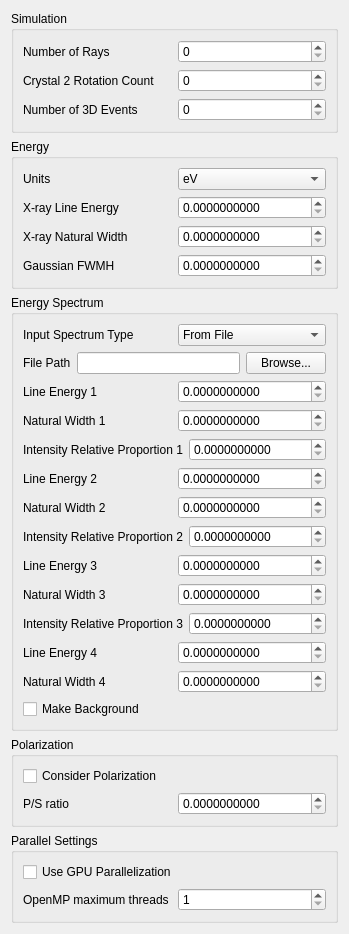
           <widget class="QWidget" name="scrollAreaWidgetContents_6">
            <property name="geometry">
             <rect>
              <x>0</x>
              <y>-655</y>
              <width>343</width>
              <height>871</height>
             </rect>
            </property>
            <layout class="QVBoxLayout" name="verticalLayout_12">
             <item>
              <widget class="QGroupBox" name="groupBox_4">
               <property name="title">
                <string>Simulation</string>
               </property>
               <layout class="QVBoxLayout" name="verticalLayout_10">
                <item>
                 <layout class="QHBoxLayout" name="horizontalLayout_49">
                  <item>
                   <widget class="QLabel" name="sg_label_45">
                    <property name="text">
                     <string>Number of Rays</string>
                    </property>
                   </widget>
                  </item>
                  <item>
                   <widget class="QSpinBox" name="spinBox_2">
                    <property name="maximum">
                     <number>1000000</number>
                    </property>
                   </widget>
                  </item>
                 </layout>
                </item>
                <item>
                 <layout class="QHBoxLayout" name="horizontalLayout_50">
                  <item>
                   <widget class="QLabel" name="sg_label_46">
                    <property name="text">
                     <string>Crystal 2 Rotation Count</string>
                    </property>
                   </widget>
                  </item>
                  <item>
                   <widget class="QSpinBox" name="spinBox_3">
                    <property name="maximum">
                     <number>1000000</number>
                    </property>
                   </widget>
                  </item>
                 </layout>
                </item>
                <item>
                 <layout class="QHBoxLayout" name="horizontalLayout_51">
                  <item>
                   <widget class="QLabel" name="sg_label_47">
                    <property name="text">
                     <string>Number of 3D Events</string>
                    </property>
                   </widget>
                  </item>
                  <item>
                   <widget class="QSpinBox" name="spinBox_4">
                    <property name="maximum">
                     <number>1000000</number>
                    </property>
                   </widget>
                  </item>
                 </layout>
                </item>
               </layout>
              </widget>
             </item>
             <item>
              <widget class="QGroupBox" name="groupBox_5">
               <property name="title">
                <string>Energy</string>
               </property>
               <layout class="QVBoxLayout" name="verticalLayout_14">
                <item>
                 <layout class="QHBoxLayout" name="horizontalLayout_52">
                  <item>
                   <widget class="QLabel" name="sg_label_48">
                    <property name="text">
                     <string>Units</string>
                    </property>
                   </widget>
                  </item>
                  <item>
                   <widget class="QComboBox" name="src_geometry_3">
                    <item>
                     <property name="text">
                      <string>eV</string>
                     </property>
                    </item>
                    <item>
                     <property name="text">
                      <string>keV</string>
                     </property>
                    </item>
                    <item>
                     <property name="text">
                      <string>A</string>
                     </property>
                    </item>
                   </widget>
                  </item>
                 </layout>
                </item>
                <item>
                 <layout class="QHBoxLayout" name="horizontalLayout_53">
                  <item>
                   <widget class="QLabel" name="sg_label_49">
                    <property name="text">
                     <string>X-ray Line Energy</string>
                    </property>
                   </widget>
                  </item>
                  <item>
                   <widget class="QDoubleSpinBox" name="src_aprt_42">
                    <property name="suffix">
                     <string/>
                    </property>
                    <property name="decimals">
                     <number>10</number>
                    </property>
                    <property name="minimum">
                     <double>0.000000000000000</double>
                    </property>
                    <property name="maximum">
                     <double>100000000000000000000.000000000000000</double>
                    </property>
                   </widget>
                  </item>
                 </layout>
                </item>
                <item>
                 <layout class="QHBoxLayout" name="horizontalLayout_54">
                  <item>
                   <widget class="QLabel" name="sg_label_50">
                    <property name="text">
                     <string>X-ray Natural Width</string>
                    </property>
                   </widget>
                  </item>
                  <item>
                   <widget class="QDoubleSpinBox" name="src_aprt_43">
                    <property name="suffix">
                     <string/>
                    </property>
                    <property name="decimals">
                     <number>10</number>
                    </property>
                    <property name="minimum">
                     <double>0.000000000000000</double>
                    </property>
                    <property name="maximum">
                     <double>100000000000000000000.000000000000000</double>
                    </property>
                   </widget>
                  </item>
                 </layout>
                </item>
                <item>
                 <layout class="QHBoxLayout" name="horizontalLayout_56">
                  <item>
                   <widget class="QLabel" name="sg_label_52">
                    <property name="text">
                     <string>Gaussian FWMH</string>
                    </property>
                   </widget>
                  </item>
                  <item>
                   <widget class="QDoubleSpinBox" name="src_aprt_45">
                    <property name="suffix">
                     <string/>
                    </property>
                    <property name="decimals">
                     <number>10</number>
                    </property>
                    <property name="minimum">
                     <double>0.000000000000000</double>
                    </property>
                    <property name="maximum">
                     <double>100000000000000000000.000000000000000</double>
                    </property>
                   </widget>
                  </item>
                 </layout>
                </item>
               </layout>
              </widget>
             </item>
             <item>
              <widget class="QGroupBox" name="groupBox_8">
               <property name="title">
                <string>Energy Spectrum</string>
               </property>
               <layout class="QVBoxLayout" name="verticalLayout_18">
                <item>
                 <layout class="QHBoxLayout" name="horizontalLayout_66">
                  <item>
                   <widget class="QLabel" name="sg_label_62">
                    <property name="text">
                     <string>Input Spectrum Type</string>
                    </property>
                   </widget>
                  </item>
                  <item>
                   <widget class="QComboBox" name="src_geometry_4">
                    <item>
                     <property name="text">
                      <string>From File</string>
                     </property>
                    </item>
                    <item>
                     <property name="text">
                      <string>Multiple Lines</string>
                     </property>
                    </item>
                    <item>
                     <property name="text">
                      <string>Single Line</string>
                     </property>
                    </item>
                   </widget>
                  </item>
                 </layout>
                </item>
                <item>
                 <layout class="QHBoxLayout" name="horizontalLayout_75">
                  <item>
                   <widget class="QLabel" name="sg_label_73">
                    <property name="enabled">
                     <bool>true</bool>
                    </property>
                    <property name="text">
                     <string>File Path</string>
                    </property>
                   </widget>
                  </item>
                  <item>
                   <widget class="QLineEdit" name="lineEdit">
                    <property name="enabled">
                     <bool>true</bool>
                    </property>
                    <property name="readOnly">
                     <bool>true</bool>
                    </property>
                    <property name="placeholderText">
                     <string/>
                    </property>
                   </widget>
                  </item>
                  <item>
                   <widget class="QPushButton" name="pushButton">
                    <property name="enabled">
                     <bool>true</bool>
                    </property>
                    <property name="text">
                     <string>Browse...</string>
                    </property>
                   </widget>
                  </item>
                 </layout>
                </item>
                <item>
                 <layout class="QHBoxLayout" name="horizontalLayout_67">
                  <item>
                   <widget class="QLabel" name="sg_label_63">
                    <property name="text">
                     <string>Line Energy 1</string>
                    </property>
                   </widget>
                  </item>
                  <item>
                   <widget class="QDoubleSpinBox" name="src_aprt_55">
                    <property name="suffix">
                     <string/>
                    </property>
                    <property name="decimals">
                     <number>10</number>
                    </property>
                    <property name="minimum">
                     <double>0.000000000000000</double>
                    </property>
                    <property name="maximum">
                     <double>100000000000000000000.000000000000000</double>
                    </property>
                   </widget>
                  </item>
                 </layout>
                </item>
                <item>
                 <layout class="QHBoxLayout" name="horizontalLayout_68">
                  <item>
                   <widget class="QLabel" name="sg_label_64">
                    <property name="text">
                     <string>Natural Width 1</string>
                    </property>
                   </widget>
                  </item>
                  <item>
                   <widget class="QDoubleSpinBox" name="src_aprt_56">
                    <property name="suffix">
                     <string/>
                    </property>
                    <property name="decimals">
                     <number>10</number>
                    </property>
                    <property name="minimum">
                     <double>0.000000000000000</double>
                    </property>
                    <property name="maximum">
                     <double>100000000000000000000.000000000000000</double>
                    </property>
                   </widget>
                  </item>
                 </layout>
                </item>
                <item>
                 <layout class="QHBoxLayout" name="horizontalLayout_69">
                  <item>
                   <widget class="QLabel" name="sg_label_65">
                    <property name="text">
                     <string>Intensity Relative Proportion 1</string>
                    </property>
                   </widget>
                  </item>
                  <item>
                   <widget class="QDoubleSpinBox" name="src_aprt_57">
                    <property name="suffix">
                     <string/>
                    </property>
                    <property name="decimals">
                     <number>10</number>
                    </property>
                    <property name="minimum">
                     <double>0.000000000000000</double>
                    </property>
                    <property name="maximum">
                     <double>100000000000000000000.000000000000000</double>
                    </property>
                   </widget>
                  </item>
                 </layout>
                </item>
                <item>
                 <layout class="QHBoxLayout" name="horizontalLayout_70">
                  <item>
                   <widget class="QLabel" name="sg_label_67">
                    <property name="text">
                     <string>Line Energy 2</string>
                    </property>
                   </widget>
                  </item>
                  <item>
                   <widget class="QDoubleSpinBox" name="src_aprt_58">
                    <property name="suffix">
                     <string/>
                    </property>
                    <property name="decimals">
                     <number>10</number>
                    </property>
                    <property name="minimum">
                     <double>0.000000000000000</double>
                    </property>
                    <property name="maximum">
                     <double>100000000000000000000.000000000000000</double>
                    </property>
                   </widget>
                  </item>
                 </layout>
                </item>
                <item>
                 <layout class="QHBoxLayout" name="horizontalLayout_71">
                  <item>
                   <widget class="QLabel" name="sg_label_68">
                    <property name="text">
                     <string>Natural Width 2</string>
                    </property>
                   </widget>
                  </item>
                  <item>
                   <widget class="QDoubleSpinBox" name="src_aprt_59">
                    <property name="suffix">
                     <string/>
                    </property>
                    <property name="decimals">
                     <number>10</number>
                    </property>
                    <property name="minimum">
                     <double>0.000000000000000</double>
                    </property>
                    <property name="maximum">
                     <double>100000000000000000000.000000000000000</double>
                    </property>
                   </widget>
                  </item>
                 </layout>
                </item>
                <item>
                 <layout class="QHBoxLayout" name="horizontalLayout_72">
                  <item>
                   <widget class="QLabel" name="sg_label_69">
                    <property name="text">
                     <string>Intensity Relative Proportion 2</string>
                    </property>
                   </widget>
                  </item>
                  <item>
                   <widget class="QDoubleSpinBox" name="src_aprt_60">
                    <property name="suffix">
                     <string/>
                    </property>
                    <property name="decimals">
                     <number>10</number>
                    </property>
                    <property name="minimum">
                     <double>0.000000000000000</double>
                    </property>
                    <property name="maximum">
                     <double>100000000000000000000.000000000000000</double>
                    </property>
                   </widget>
                  </item>
                 </layout>
                </item>
                <item>
                 <layout class="QHBoxLayout" name="horizontalLayout_73">
                  <item>
                   <widget class="QLabel" name="sg_label_70">
                    <property name="text">
                     <string>Line Energy 3</string>
                    </property>
                   </widget>
                  </item>
                  <item>
                   <widget class="QDoubleSpinBox" name="src_aprt_61">
                    <property name="suffix">
                     <string/>
                    </property>
                    <property name="decimals">
                     <number>10</number>
                    </property>
                    <property name="minimum">
                     <double>0.000000000000000</double>
                    </property>
                    <property name="maximum">
                     <double>100000000000000000000.000000000000000</double>
                    </property>
                   </widget>
                  </item>
                 </layout>
                </item>
                <item>
                 <layout class="QHBoxLayout" name="horizontalLayout_74">
                  <item>
                   <widget class="QLabel" name="sg_label_71">
                    <property name="text">
                     <string>Natural Width 3</string>
                    </property>
                   </widget>
                  </item>
                  <item>
                   <widget class="QDoubleSpinBox" name="src_aprt_62">
                    <property name="suffix">
                     <string/>
                    </property>
                    <property name="decimals">
                     <number>10</number>
                    </property>
                    <property name="minimum">
                     <double>0.000000000000000</double>
                    </property>
                    <property name="maximum">
                     <double>100000000000000000000.000000000000000</double>
                    </property>
                   </widget>
                  </item>
                 </layout>
                </item>
                <item>
                 <layout class="QHBoxLayout" name="horizontalLayout_76">
                  <item>
                   <widget class="QLabel" name="sg_label_72">
                    <property name="text">
                     <string>Intensity Relative Proportion 3</string>
                    </property>
                   </widget>
                  </item>
                  <item>
                   <widget class="QDoubleSpinBox" name="src_aprt_64">
                    <property name="suffix">
                     <string/>
                    </property>
                    <property name="decimals">
                     <number>10</number>
                    </property>
                    <property name="minimum">
                     <double>0.000000000000000</double>
                    </property>
                    <property name="maximum">
                     <double>100000000000000000000.000000000000000</double>
                    </property>
                   </widget>
                  </item>
                 </layout>
                </item>
                <item>
                 <layout class="QHBoxLayout" name="horizontalLayout_77">
                  <item>
                   <widget class="QLabel" name="sg_label_74">
                    <property name="text">
                     <string>Line Energy 4</string>
                    </property>
                   </widget>
                  </item>
                  <item>
                   <widget class="QDoubleSpinBox" name="src_aprt_65">
                    <property name="suffix">
                     <string/>
                    </property>
                    <property name="decimals">
                     <number>10</number>
                    </property>
                    <property name="minimum">
                     <double>0.000000000000000</double>
                    </property>
                    <property name="maximum">
                     <double>100000000000000000000.000000000000000</double>
                    </property>
                   </widget>
                  </item>
                 </layout>
                </item>
                <item>
                 <layout class="QHBoxLayout" name="horizontalLayout_78">
                  <item>
                   <widget class="QLabel" name="sg_label_75">
                    <property name="text">
                     <string>Natural Width 4</string>
                    </property>
                   </widget>
                  </item>
                  <item>
                   <widget class="QDoubleSpinBox" name="src_aprt_66">
                    <property name="suffix">
                     <string/>
                    </property>
                    <property name="decimals">
                     <number>10</number>
                    </property>
                    <property name="minimum">
                     <double>0.000000000000000</double>
                    </property>
                    <property name="maximum">
                     <double>100000000000000000000.000000000000000</double>
                    </property>
                   </widget>
                  </item>
                 </layout>
                </item>
                <item>
                 <widget class="QCheckBox" name="make_bg">
                  <property name="text">
                   <string>Make Background</string>
                  </property>
                 </widget>
                </item>
               </layout>
              </widget>
             </item>
             <item>
              <widget class="QGroupBox" name="groupBox_6">
               <property name="title">
                <string>Polarization</string>
               </property>
               <layout class="QVBoxLayout" name="verticalLayout_15">
                <item>
                 <widget class="QCheckBox" name="make_pol">
                  <property name="text">
                   <string>Consider Polarization</string>
                  </property>
                 </widget>
                </item>
                <item>
                 <layout class="QHBoxLayout" name="horizontalLayout_57">
                  <item>
                   <widget class="QLabel" name="sg_label_53">
                    <property name="text">
                     <string>P/S ratio</string>
                    </property>
                   </widget>
                  </item>
                  <item>
                   <widget class="QDoubleSpinBox" name="src_aprt_46">
                    <property name="suffix">
                     <string/>
                    </property>
                    <property name="decimals">
                     <number>10</number>
                    </property>
                    <property name="minimum">
                     <double>0.000000000000000</double>
                    </property>
                    <property name="maximum">
                     <double>100000000000000000000.000000000000000</double>
                    </property>
                   </widget>
                  </item>
                 </layout>
                </item>
               </layout>
              </widget>
             </item>
             <item>
              <spacer name="verticalSpacer_7">
               <property name="orientation">
                <enum>Qt::Vertical</enum>
               </property>
               <property name="sizeHint" stdset="0">
                <size>
                 <width>20</width>
                 <height>40</height>
                </size>
               </property>
              </spacer>
             </item>
             <item>
              <widget class="QGroupBox" name="groupBox_9">
               <property name="title">
                <string>Parallel Settings</string>
               </property>
               <layout class="QVBoxLayout" name="verticalLayout_19">
                <item>
                 <widget class="QCheckBox" name="make_gpu">
                  <property name="text">
                   <string>Use GPU Parallelization</string>
                  </property>
                 </widget>
                </item>
                <item>
                 <layout class="QHBoxLayout" name="horizontalLayout_79">
                  <item>
                   <widget class="QLabel" name="sg_label_76">
                    <property name="text">
                     <string>OpenMP maximum threads</string>
                    </property>
                   </widget>
                  </item>
                  <item>
                   <widget class="QSpinBox" name="src_aprt_63">
                    <property name="minimum">
                     <number>1</number>
                    </property>
                   </widget>
                  </item>
                 </layout>
                </item>
               </layout>
              </widget>
             </item>
            </layout>
           </widget>
